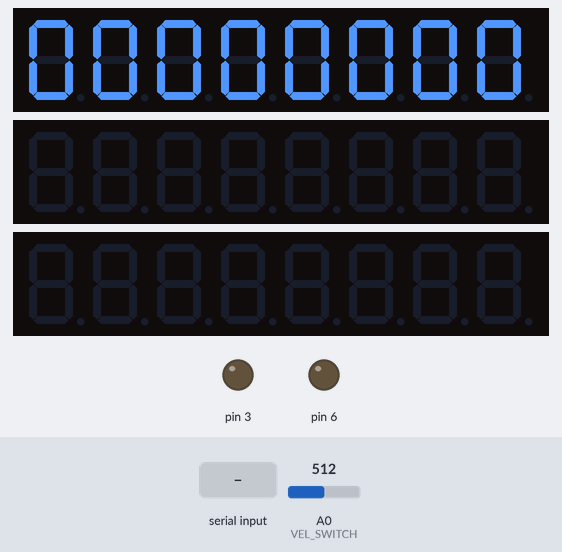
Bench run of a sketch on a simulated Arduino Uno, built with avr-gcc and run on an emulated ATmega328P. Shown: 3 × 8-digit seven-segment display, output pins drawn as LEDs (lit = HIGH). The inputs (shaded band) are chosen by the test bench; at power-on: A0 (VEL_SWITCH) = 512. What the sketch prints to the serial monitor is not drawn.

Above: at 5.6 s.
5.7 s: "90,45,200,10\n" received over Serial
At 6.2 s:
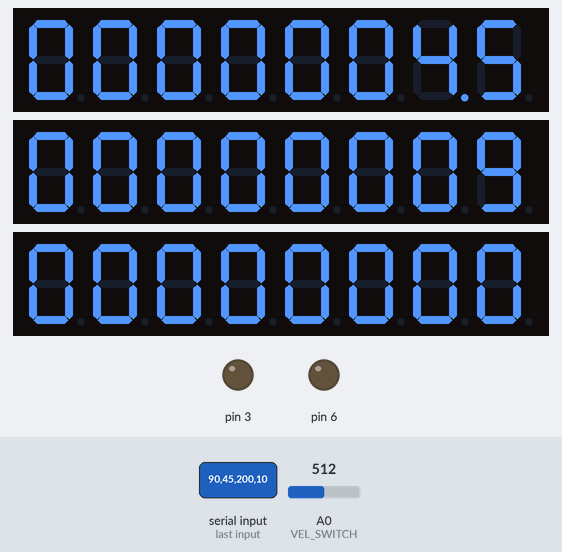
16.2 s: "30,150,10,200,45,90\n" received over Serial
At 16.7 s:
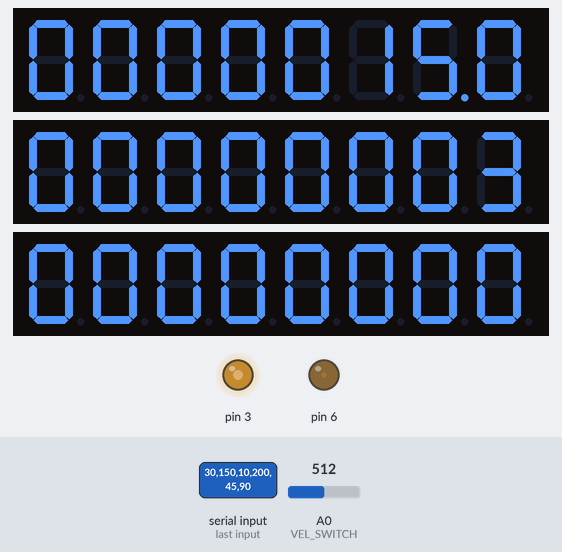
24.7 s: "30,150,10,200\n" received over Serial
At 27.1 s:
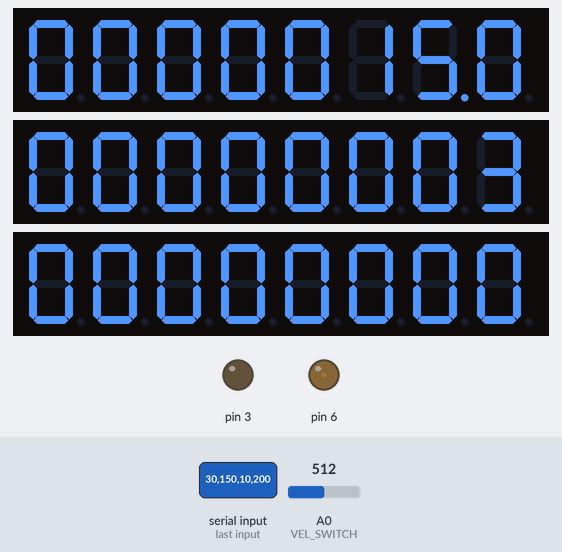
35.2 s: "90,45,200,10,150,30\n" received over Serial
At 39.3 s:
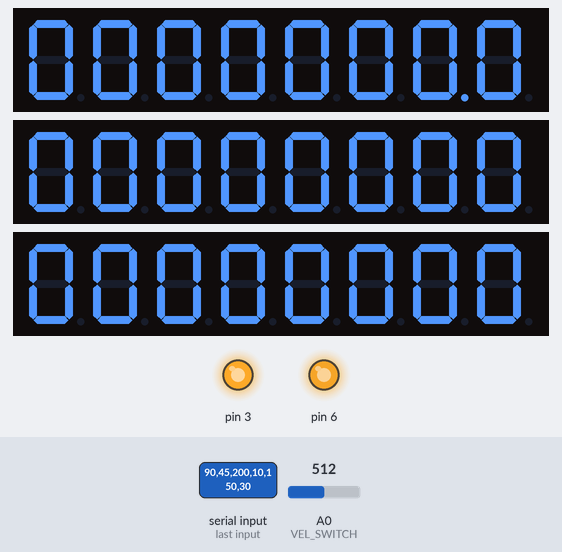
52.7 s: "30,150,10,200,45,90\n" received over Serial
At 53.9 s:
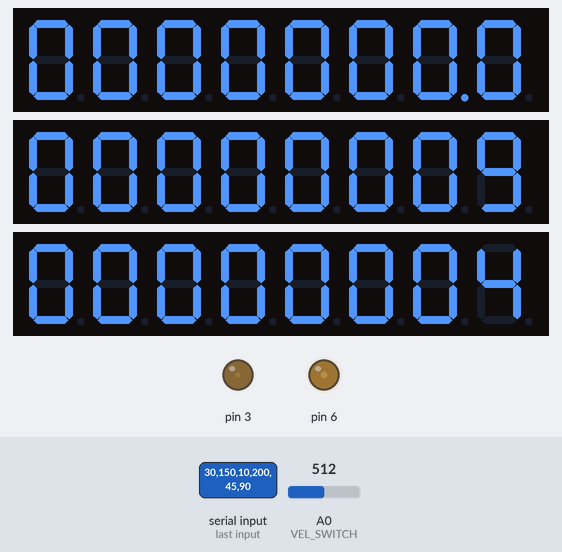
Timing chart, 0 to 59.2 s (numbered marks = the images above; inputs shaded):
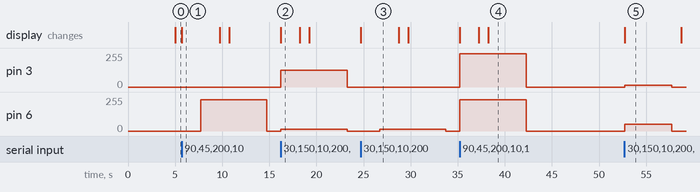

The sketch:

KCCdisplay.ino
```cpp
/*
 * File Name :
 * Purpose :
 * Creation Date :
 * Last Modified : tor  8 maj 2014 21:28:10
 * Created By : Gabriel Fornaeus, <gf@hax0r.se>
 *
 */


// This switch is connected to three resistors, giving three different modes
#define VEL_SWITCH A0

// Number of displays
#define NUM_DISPLAYS 3
// For controlling the display
#include "LedControl.h"
// 12->DATA IN, 11-> CLK, 10-> LOAD/CS, number of displays
LedControl display=LedControl(12,11,10,NUM_DISPLAYS);

void setup() {

	// Enable the display
	for(unsigned int i=0;i < NUM_DISPLAYS;i++){
		display.shutdown(i,false);
		display.setIntensity(i,4);
		display.clearDisplay(i);
	}

	Serial.begin(38400);
}


void printDecimalNumber(uint32_t v, int address, bool decimalPoint) {
	int onDisplay[8];

	for(unsigned int i=0;i<sizeof(onDisplay);i++){
		onDisplay[i] = v%10;
		v /= 10;
		// The first character printed will be the decimal number, so put the decimal point
		// so put the decimal point on the second character
		if(i == 1)
			display.setDigit(address,i,(byte)onDisplay[i],decimalPoint);
		else if( i != 1)
			display.setDigit(address,i,(byte)onDisplay[i],false);
	}
}

int getFuel() {
	unsigned int fuelCurrent=0;
	unsigned int fuelMax=0;
	float percent;

	Serial.print("fC");
	fuelCurrent = Serial.parseInt();
	Serial.print("fM");
	fuelMax = Serial.parseInt();
	percent = (float)fuelCurrent / (float)fuelMax;
	return (int)(percent*255);
}

int getCharge() {
	unsigned int chargeCurrent=0;
	unsigned int chargeMax=0;
	float percent;

	Serial.print("cC");
	chargeCurrent = Serial.parseInt();
	Serial.print("cM");
	chargeMax = Serial.parseInt();
	percent = (float)chargeCurrent / (float)chargeMax;
	return (int)(percent*255);
}

uint32_t getVelocity(uint8_t mode) {
	uint32_t velocity;

	switch(mode) {
		case 0:
			Serial.print("sV");
			velocity = Serial.parseInt();
		case 1:
			Serial.print("oV");
			velocity = Serial.parseInt();
		case 2:
			Serial.print("tV");
			velocity = Serial.parseInt();
		default:
			Serial.print("sV");
			velocity = Serial.parseInt();
	}
	return velocity;
}

uint32_t getApoapsis() {
	uint32_t apoapsis;
	Serial.print("ap");
	apoapsis = Serial.parseInt();
	// Divide by 10 to get rid of the decimal
	return apoapsis/10;
}
uint32_t getAltitude() {
	uint32_t altitude;

	Serial.print("al");
	altitude = Serial.parseInt();
	// Divide by 10 to get rid of the decimal
	return altitude/10;
}

int32_t getLong(String sendString, bool decimalPoint) {
	int32_t returnValue;
	Serial.print(sendString);
	returnValue = Serial.parseInt();
	// If we don't want a decimal, divide by 10
	if(!decimalPoint)
		returnValue = returnValue / 10;
	return returnValue;
}

String getVelocityMode() {
	// This is what gets returned
	String mode = "aa";
	int switchReading = analogRead(VEL_SWITCH);

	if(switchReading < 658)
		mode = "oV";
	else if((VEL_SWITCH > 658) && (VEL_SWITCH < 840))
		mode = "tV";
	else
		mode = "sV";
	return mode;
}

void loop() {
	int chargePercent = getCharge();
	int fuelPercent = getFuel();
	analogWrite(6,chargePercent);
	analogWrite(3,fuelPercent);
	// Apoapsis
	printDecimalNumber(getLong("ap", false), 2, false);
	// Altitude
	printDecimalNumber(getLong("al", false), 1, false);
	// Velocity
	printDecimalNumber(getLong(getVelocityMode(), true), 0, true);
}
```

Measured:
- after the input at 5.7 s, pin 6: 0/255 → 236/255 after 2.0 s, → 0/255 7.0 s later
- after the input at 16.2 s, pin 3: 0/255 → 127/255 at once, → 0/255 7.0 s later; pin 6: 0/255 → 12/255 at once, → 0/255 7.0 s later; the display: changes at once (image 2)
- after the input at 24.7 s, pin 6: 0/255 → 12/255 after 2.0 s, → 0/255 7.0 s later; the display: changes at once (image 3)
- after the input at 35.2 s, pin 3: 0/255 → 251/255 at once, → 0/255 7.0 s later; pin 6: 0/255 → 236/255 at once, → 0/255 7.0 s later; the display: first changes at once (image 4 shows a later state)
- after the input at 52.7 s, pin 3: 0/255 → 12/255 at once, → 0/255 5.0 s later; pin 6: 0/255 → 51/255 at once, → 0/255 5.0 s later; the display: changes at once (image 5)
- what the display in image 2 shows lasts 2.0 s, from 16.2 s to 18.2 s
- what the display in image 3 shows lasts 4.0 s, from 24.7 s to 28.7 s
